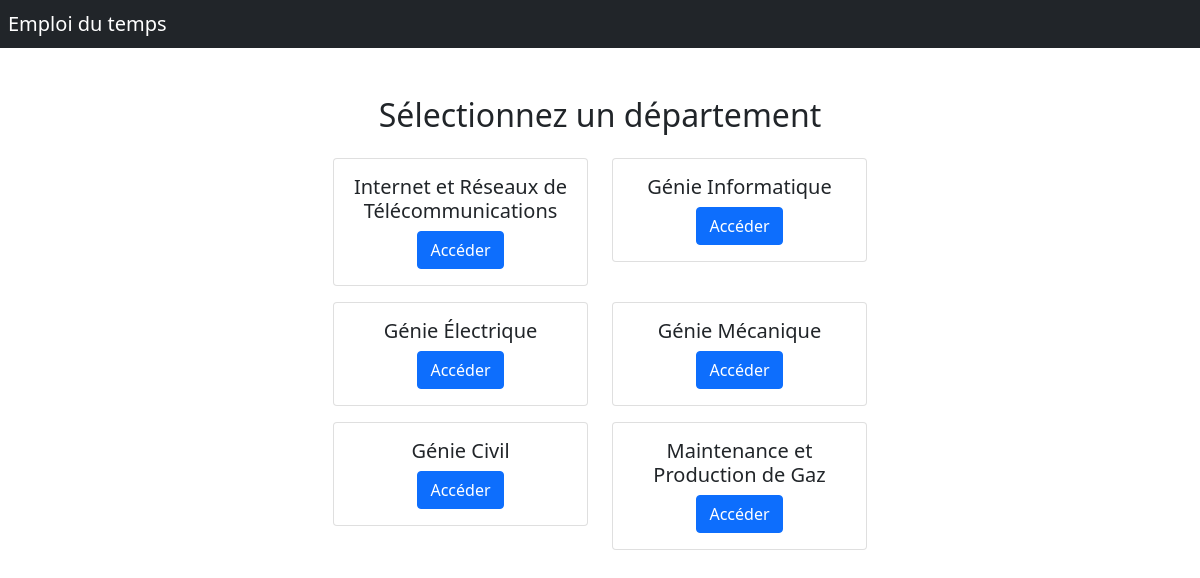
The page / on the database its author committed.
### schedule/models.py (models this page shows, shortened)
class Department(models.Model):
    code = models.CharField(max_length=10, primary_key=True)  # e.g., IRT, GM
    name = models.CharField(max_length=100)  # e.g., Informatique, Réseaux et Télécommunications

### schedule/views.py (the view)
# urls.py: path('', views.select_department, name='department_select'),
def select_department(request):
    departments = Department.objects.all()
    return render(request, 'schedule/department_select.html', {'departments': departments})

### schedule/templates/schedule/department_select.html
{% extends "schedule/base.html" %}
{% block content %}
<div class="container">
    <div class="row justify-content-center mt-5">
        <div class="col-md-6">
            <h2 class="text-center mb-4">Sélectionnez un département</h2>
            <div class="row">
                {% for department in departments %}
                <div class="col-md-6 mb-3">
                    <div class="card">
                        <div class="card-body text-center">
                            <h5 class="card-title">{{ department.name }}</h5>
                            <a href="{% url 'semester_select' department.code %}" class="btn btn-primary">Accéder</a>
                        </div>
                    </div>
                </div>
                {% endfor %}
            </div>
        </div>
    </div>
</div>
{% endblock %}

### schedule/templates/schedule/base.html (style rules this page uses)
html, body { margin: 0; padding: 0; overflow: hidden; width: 100vw; height: 100vh; }
:root { --primary-color: #2c3e50; --secondary-color: #3498db; --accent-color: #e74c3c; }

### rows shown on the page
Department: name "Internet et Réseaux de Télécommunications"
Department: name "Génie Informatique"
Department: name "Génie Électrique"
Department: name "Génie Mécanique"
Department: name "Génie Civil"
Department: name "Maintenance et Production de Gaz"
